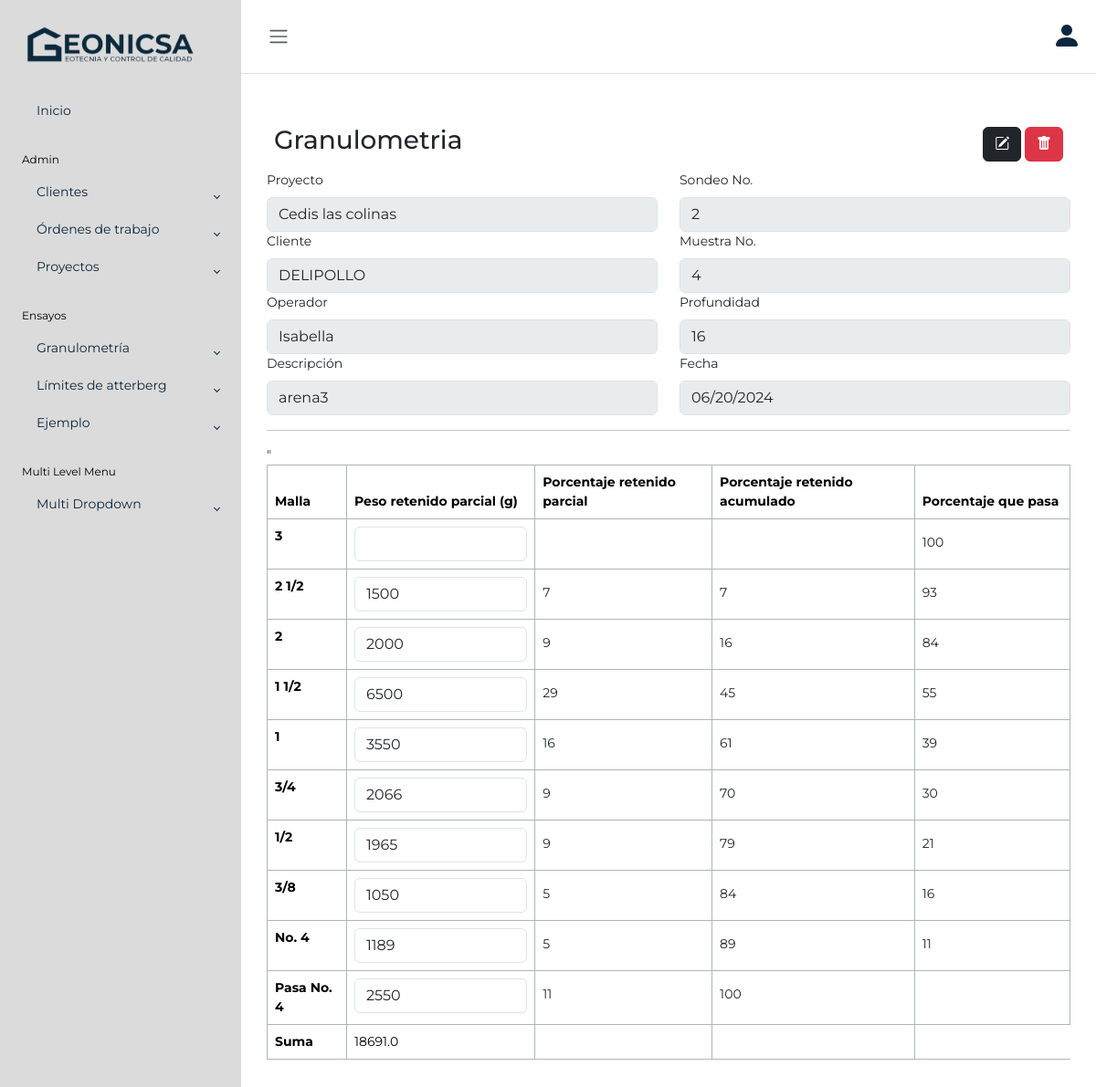
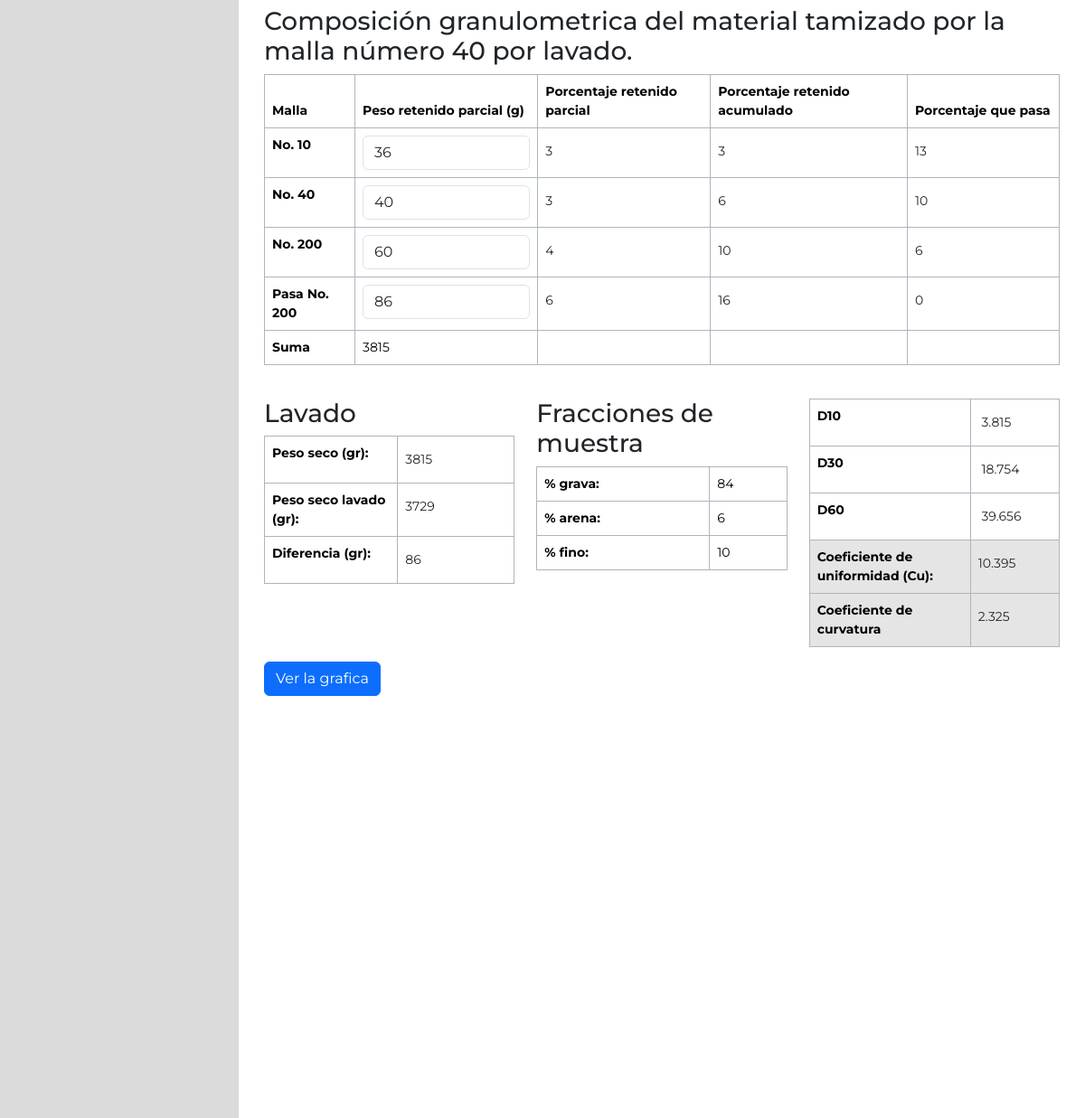
Page /granulometria/reporte/3/ on the committed database (2 pictures, top to bottom).
### ensayos/models.py (models this page shows, shortened)
class Mallas(models.Model):
    id_malla = models.IntegerField(primary_key=True)
    medida = models.TextField()
    medida_mm = models.DecimalField(max_digits=10, decimal_places=3, null=True)

### ensayos/views.py (the view)
# urls.py: path('granulometria/reporte/<int:id_ensayo>/',ensayos.views.detalle_granulometria, name="detalle-granulometria"),
def detalle_granulometria(request, id_ensayo):
    if request.method == 'GET':
        with connection.cursor() as cursor:
            mallas = cursor.execute("SELECT * FROM ensayos_mallas").fetchall()
            suma_PRP = cursor.execute("SELECT SUM(PRP) FROM ensayos_granulometria WHERE (id_malla_id BETWEEN 1 AND 9 OR id_malla_id = 13) AND id_ensayo_id = %s", (id_ensayo,)).fetchall()
            suma_PRPL = cursor.execute("SELECT SUM(PRP) FROM ensayos_granulometria WHERE (id_malla_id BETWEEN 10 AND 12 OR id_malla_id = 14) AND id_ensayo_id = %s", (id_ensayo,)).fetchall()
            sql_encabezado ="SELECT E.id_ensayo, P.nombre, C.nombre, E.operador, E.descripcion_visual,E.no_sondeo, E.no_muestra, E.profundidad, E.fecha FROM ensayos_ensayoslaboratorio E INNER JOIN clientes_clientes C ON E.id_cliente_id = C.id_cliente INNER JOIN proyectos_proyectos P ON P.id_proyecto = E.id_proyecto_id WHERE E.id_ensayo=%s"
            sql_granulometria = "SELECT * FROM  ensayos_granulometria WHERE id_ensayo_id = %s"
            parametros=(id_ensayo,)
            tablas_ensayo = cursor.execute(sql_granulometria, parametros).fetchall()
            encabezado_ensayo = cursor.execute(sql_encabezado, parametros).fetchall()
            print("ID: "+str(id_ensayo))
            print("encabezado: "+str(encabezado_ensayo))
            print(tablas_ensayo)
        if len(encabezado_ensayo) == 0:
            return render(request, 'ensayos/error.html', context={
                'mensaje': "Ups, parece que ha ocurrido un error",
            })
        else:
            return render(request, 'ensayos/detalle_granulometria.html', context={
                'encabezado': encabezado_ensayo,
                'detalle_ensayo': tablas_ensayo,
                't1_suma':suma_PRP[0][0],
                't2_suma':suma_PRPL[0][0],
                'peso_seco_lavado': suma_PRPL[0][0]-tablas_ensayo[13][-6],
                'diferencia':tablas_ensayo[13][-6],
                'mallas': mallas,
                'id_ensayo': encabezado_ensayo[0][0],
            })

### ensayos/templates/ensayos/detalle_granulometria.html (shortened to what this page needs)
{% extends "layout.html" %}
{% block content %}
<div class="hstack gap-3">
  <div class="p-2">
    <h3>Granulometria</h3>
  </div>
  <div class="p-2 ms-auto">
    <a href="{% url 'modificar-granulometria' id_ensayo %}"> <button type="button" class="btn btn-dark"><i class="bi bi-pencil-square"></i></button></a>
       <button type="button" class="btn btn-danger" data-bs-toggle="modal" data-bs-target="#exampleModal"><i class="bi bi-trash-fill"></i></button>
    </div>
</div>
  <div class="row">
    {% for item in encabezado %}
    <div class="col-md">
      <label class="form-label">Proyecto</label>
      <input type="text" name="nombre_proyecto" value="{{item.1}}" class="form-control" disabled readonly>
      <label class="form-label">Cliente</label>
      <input type="text" name="cliente" value="{{item.2}}" class="form-control" disabled readonly>
      <label class="form-label">Operador</label>
      <input type="text" name="operador" value="{{item.3}}" class="form-control" disabled readonly>
      <label class="form-label">Descripción</label>
      <input type="text" name="descripcion" value="{{item.4}}" class="form-control" disabled readonly>
    </div>
    <div class="col-md">
      <label class="form-label">Sondeo No.</label>
      <input type="text" name="no_sondeo" value="{{item.5}}" class="form-control" disabled readonly>
      <label class="form-label">Muestra No.</label>
      <input type="text" name="no_muestra"value="{{item.6}}" class="form-control" disabled readonly>
      <label class="form-label">Profundidad</label>
      <input type="text" name="profundidad"value="{{item.7}}" class="form-control" disabled readonly>
      <label class="form-label">Fecha</label>
      <input type="date" name="fecha_ensayo" value="{{item.8|date:"Y-m-d"}}" class="form-control" disabled readonly>
    </div>
    {% endfor %}
  </div>
  <hr>
  <div class="row ">
    <div class="table-responsive">
      <table class="table table-bordered border-dark-subtle">
        <thead>
          <tr>
            <th scope="col">Malla</th>
            <th scope="col">Peso retenido parcial (g)</th>
            <th scope="col">Porcentaje retenido parcial</th>
            <th scope="col">Porcentaje retenido acumulado</th>
            <th scope="col">Porcentaje que pasa</th>
          </tr>
        </thead>
        <tbody>
          {% for medida in mallas %}
          <tr>
            {% for valor in detalle_ensayo %}
            {% if medida.2 > 2 %}
            {% if medida.0 == valor.6 %}
            <th scope="row" name="mallas_medidas">{{ medida.1 }}</th>
            <td><input class="form-control" name="PRP" type="number" step="0.01" value="{{valor.1}}"
                id="PRP{{medida.2}}" oninput="sumaPRP(event,'PRP' ,'sumaPRP')"> </td>
            <td><input class="form-control-plaintext" name="PeRP" type="number" step="0.01" value="{{valor.2}}"
                id="PeRP{{medida.2}}" readonly></td>
            <td><input class="form-control-plaintext" name="PeRA" type="number" step="0.01" value="{{valor.3}}" readonly></td>
            <td><input class="form-control-plaintext" name="PQP" type="number" step="0.01" value="{{valor.4}}" id="PQP{{medida.0}}"
                readonly></td>
            {% endif %}
            {% endif %}
          </tr>
          {% endfor %}
          {% endfor %}"
          <tr>
            <th>Suma</th>
            <td id="sumaPRP">{{t1_suma}}</td>
            <td id="sumaPeRP"></td>
            <td></td>
          </tr>
        </tbody>
      </table>
    </div>
  </div>
  <br>
  <h3>Composición granulometrica del material tamizado por la malla número 40 por lavado.</h3>
  <div class="row">
    <div class="table-responsive ">
      <table class="table table-bordered border-dark-subtle">
        <thead>
          <tr>
            <th scope="col">Malla</th>
            <th scope="col">Peso retenido parcial (g)</th>
            <th scope="col">Porcentaje retenido parcial</th>
            <th scope="col">Porcentaje retenido acumulado</th>
            <th scope="col">Porcentaje que pasa</th>
          </tr>
        </thead>
        <tbody>
          {% for x in mallas %}
          <tr>
            {% for valor in detalle_ensayo %}
            {% if x.2 < 4%}
            {% if valor.6 == x.0 %}
            <th scope="row">{{ x.1 }}</th>
              <td><input class="form-control" name="PRPL" type="number" min="0" step="0.01" value="{{valor.1}}"
                  oninput="sumaPRP(event,'PRPL' ,'sumaPRPL')" id="PRPL{{x.2}}"> </td>
              <td><input class="form-control-plaintext" name="PeRPL" type="number" min="0" step="0.01" value="{{valor.2}}"
                  readonly></td>
              <td><input class="form-control-plaintext" name="PeRAL" type="number" min="0" step="0.01" value="{{valor.3}}"
                  readonly></td>
              <td><input class="form-control-plaintext" name="PQPL" type="number" min="0" step="0.01" value="{{valor.4}}"
                  id="PQPL{{x.0}}" readonly></td>
                  {% endif %}
              {% endif %}
              {% endfor %}
          </tr>
          {% endfor %}
          <tr>
            <th>Suma</th>
            <td id="sumaPRPL">{{t2_suma}}</td>
            <td id="sumaPeRPL"></td>
            <td></td>
            <td></td>
          </tr>
        </tbody>
      </table>
    </div>
  </div>
  <br>
  <div class="row ">
    <div class="col-sm">
      <h3>Lavado</h3>
      <div class="table-responsive">
        <table class="table table-bordered border-dark-subtle">
          <tbody>
            <tr>
              <th scope="row">Peso seco (gr):</th>
              <td id="">
                <input type="text" readonly class="form-control-plaintext" id="PS_GRANULOMETRIA" value="{{t2_suma}}">
              </td>
            </tr>
            <tr>
              <th scope="row">Peso seco lavado (gr):</th>
              <td id="">
                <input type="text" readonly class="form-control-plaintext" id="PSL_GRANULOMETRIA" value="{{peso_seco_lavado}}"> </td>
            </tr>
            <tr>
              <th scope="row">Diferencia (gr):</th>
              <td id=""><input type="text" readonly class="form-control-plaintext" id="DIF_GRANULOMETRIA" value="{{diferencia}}"> </td> </td>
            </tr>
          </tbody>
        </table>
      </div>
    </div>
    <div class="col-sm ">
      <h3>Fracciones de muestra</h3>
      <div class="table-responsive">
        <table class="table table-bordered border-dark-subtle">
          <tbody>
            <tr>
              <th scope="row">% grava:</th>
              <td id="PCEG_GRANULOMETRIA"> </td>
            </tr>
            <tr>
              <th scope="row">% arena:</th>
              <td id="PCEA_GRANULOMETRIA"> </td>
            </tr>
            <tr>
              <th scope="row">% fino:</th>
              <td id="PCEF_GRANULOMETRIA"> </td>
            </tr>
          </tbody>
        </table>
      </div>
    </div>
    <div class="col-sm" id= "tabla_coeficientes">
    </div>
  </div>
<button type="button" class="btn btn-primary" onclick="graficar(event)">Ver la grafica</button>
<div class="row">
  <div class="col-md granulometria_chart">
    <canvas id="granulometria_chart" aria-label="Grafica de curva granulometrica" role="img"></canvas>
  </div>
</div>
{% endblock %}

### templates/layout.html (shortened to what this page needs)
{% load static %}
<!doctype html>
<html lang="es">
<head>
  <link href="https://cdn.jsdelivr.net/npm/bootstrap@5.3.3/dist/css/bootstrap.min.css" rel="stylesheet"
>
  <link rel="stylesheet" href="https://cdn.jsdelivr.net/npm/bootstrap-icons@1.11.3/font/bootstrap-icons.min.css">
  <link rel="stylesheet" href="{% static 'styles.css' %}">
  <link rel="stylesheet" href="{% static 'sidebar.css' %}">
</head>
<body>
  <div class="wrapper">
    <aside id="sidebar" class="js-sidebar">
      <div class="h-100">
        <div class="sidebar-logo">
          <a href="#"><img src="{% static 'img/GEONICSA_LOGO.png' %}" class="logo" alt=""></a>
        </div>
        <ul class="sidebar-nav">
          <li class="sidebar-item">
            <a href="/" class="sidebar-link">
              <i class="fa-solid fa-list pe-2"></i>
              Inicio
            </a>
          </li>
          <li class="sidebar-header">
            Admin
          </li>
          <li class="sidebar-item">
            <a href="#" class="sidebar-link collapsed" data-bs-target="#clientes" data-bs-toggle="collapse"
              aria-expanded="false"><i class="fa-solid fa-file-lines pe-2"></i>
              Clientes
            </a>
          </li>
          <li class="sidebar-item">
            <a href="#" class="sidebar-link collapsed" data-bs-target="#ordenes" data-bs-toggle="collapse"
              aria-expanded="false"><i class="fa-solid fa-file-lines pe-2"></i>
              Órdenes de trabajo
            </a>
          </li>
          <li class="sidebar-item">
            <a href="#" class="sidebar-link collapsed" data-bs-target="#proyectos" data-bs-toggle="collapse"
              aria-expanded="false"><i class="fa-solid fa-file-lines pe-2"></i>
              Proyectos
            </a>
          </li>
          <li class="sidebar-header">
            Ensayos
          </li>
          <li class="sidebar-item">
            <a href="#" class="sidebar-link collapsed" data-bs-target="#pages" data-bs-toggle="collapse"
              aria-expanded="false"><i class="fa-solid fa-file-lines pe-2"></i>
              Granulometría
            </a>
          </li>
          <li class="sidebar-item">
            <a href="#" class="sidebar-link collapsed" data-bs-target="#posts" data-bs-toggle="collapse"
              aria-expanded="false"><i class="fa-solid fa-sliders pe-2"></i>
              Límites de atterberg
            </a>
          </li>
          <li class="sidebar-item">
            <a href="#" class="sidebar-link collapsed" data-bs-target="#auth" data-bs-toggle="collapse"
              aria-expanded="false"><i class="fa-regular fa-user pe-2"></i>
              Ejemplo
            </a>
          </li>
          <li class="sidebar-header">
            Multi Level Menu
          </li>
          <li class="sidebar-item">
            <a href="#" class="sidebar-link collapsed" data-bs-target="#multi" data-bs-toggle="collapse"
              aria-expanded="false"><i class="fa-solid fa-share-nodes pe-2"></i>
              Multi Dropdown
            </a>
          </li>
        </ul>
      </div>
    </aside>
    <div class="main">
      <nav class="navbar navbar-expand px-3 border-bottom">
        <button class="btn" id="sidebar-toggle" type="button">
          <span class="navbar-toggler-icon"></span>
        </button>
        <div class="navbar-collapse navbar">
          <ul class="navbar-nav">
            <li class="nav-item dropdown">
              <a href="#" data-bs-toggle="dropdown" class="nav-icon pe-md-0">
                <i class="bi bi-person-fill"  style="font-size: 2rem;"></i>
              </a>
            </li>
          </ul>
        </div>
      </nav>
      <main class="content px-3 py-2">
        <div class="container">
          {% block content%}
          {% endblock %}
        </div>
      </main>
    </div>
  </div>
</body>
</html>

### ensayos/static/styles.css (style rules this page uses)
.container { margin-top: 5vh !important; margin-bottom: 5vh !important; }
.bi-person-fill { color: #0B263D !important; }
.granulometria_chart { width:50vw !important; }
canvas { width: 100% !important; max-height: 100% !important; }

### ensayos/static/sidebar.css (style rules this page uses)
body { font-family: "Montserrat", sans-serif; font-size: 0.875rem; opacity: 1; overflow-y: scroll; margin: 0; }
a { cursor: pointer; text-decoration: none; font-family: "Montserrat", sans-serif; }
li { list-style: none; }
.wrapper { align-items: stretch; display: flex; width: 100%; }
#sidebar { max-width: 264px; min-width: 264px; background: #dbdbdb; transition: all 0.35s ease-in-out; }
.main { display: flex; flex-direction: column; min-height: 100vh; min-width: 0; overflow: hidden; transition: all 0.35s ease-in-out; width: 100%; }
.sidebar-logo { padding: 1.15rem; }
.sidebar-logo a { color: #0B263D; font-size: 1.15rem; font-weight: 600; }
.logo { padding: 0.6rem !important; width:90% !important; }
.sidebar-nav { flex-grow: 1; list-style: none; margin-bottom: 0; padding-left: 0; margin-left: 0; }
.sidebar-header { color: #000000; font-size: .75rem; padding: 1.5rem 1.5rem .375rem; }
a.sidebar-link { padding: .625rem 1.625rem; gap: 0.375rem; color: #0B263D; position: relative; display: flex; font-size: 0.875rem; }
.sidebar-link[data-bs-toggle="collapse"]::after { border: solid; border-width: 0 .075rem .075rem 0; content: ""; display: inline-block; padding: 2px; position: absolute; right: 1.5rem; top: 1.4rem; transform: rotate(-135deg); transition: all .2s ease-out; }
.sidebar-link[data-bs-toggle="collapse"].collapsed::after { transform: rotate(45deg); transition: all .2s ease-out; }
.navbar-expand .navbar-nav { margin-left: auto; }
.content { flex: 1; max-width: 100vw; width: 100vw; }
@media (min-width:768px) { .content { max-width: auto; width: auto; } }

### rows in the picture
Mallas: medida "No. 10", PRPL "36", PeRPL "3", PeRAL "3", PQPL "13"
Mallas: medida "No. 40", PRPL "40", PeRPL "3", PeRAL "6", PQPL "10"
Mallas: medida "No. 200", PRPL "60", PeRPL "4", PeRAL "10", PQPL "6"
Mallas: medida "Pasa No. 200", PRPL "86", PeRPL "6", PeRAL "16", PQPL "0"

### other values in the picture
{{ medida.1 }} "3" "2 1/2" "2" "1 1/2" "1" "3/4" "1/2" "3/8" "No. 4" "Pasa No. 4"
{{ t1_suma }} "18691.0"
{{ t2_suma }} "3815"
